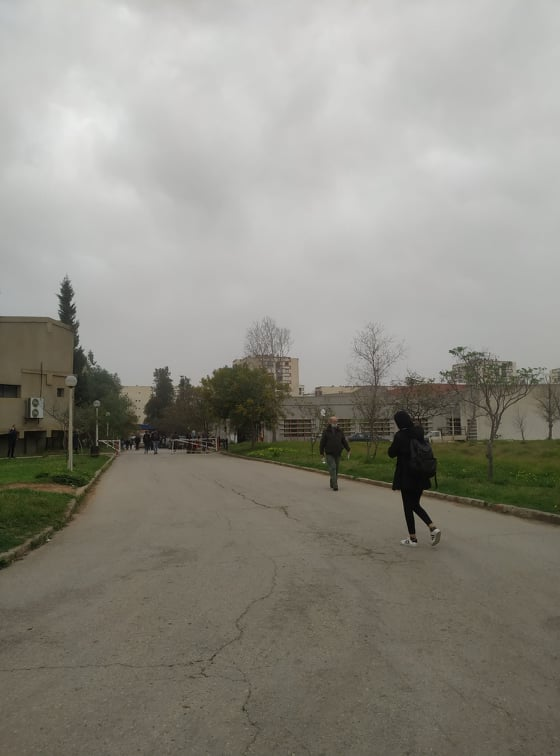
#> input picture tp3/image1.jpg, 560 x 756 px
$ python alba.py
#> lines starting #> are read from the running program, lines starting #| are printed output that depends on the picture
import cv2
import numpy as np

# Load input images
img1 = cv2.imread('image1.jpg')
#> img1 is the input picture: shape (756, 560, 3); mean B, G, R 131.4, 140.3, 142.4
img2 = cv2.imread('image2.jpg')
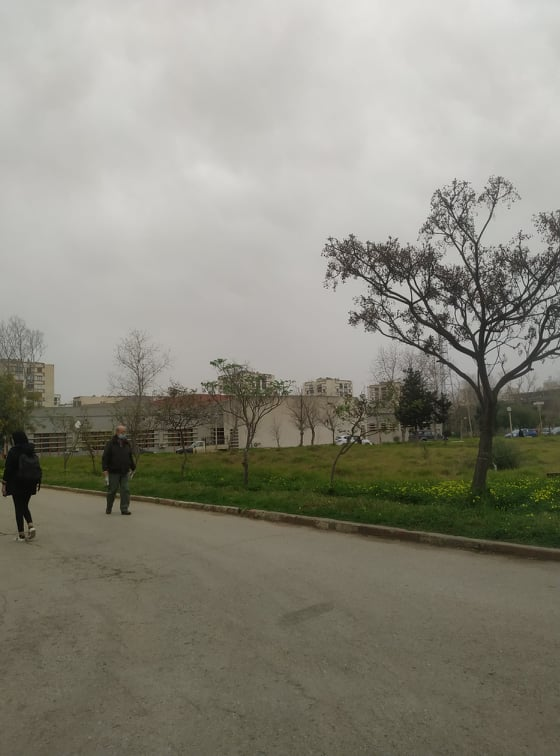
#> input picture tp3/image2.jpg, 560 x 756 px
#> img2 is the input picture: shape (756, 560, 3); mean B, G, R 124.9, 136.9, 138.6
img3 = cv2.imread('image3.jpg')
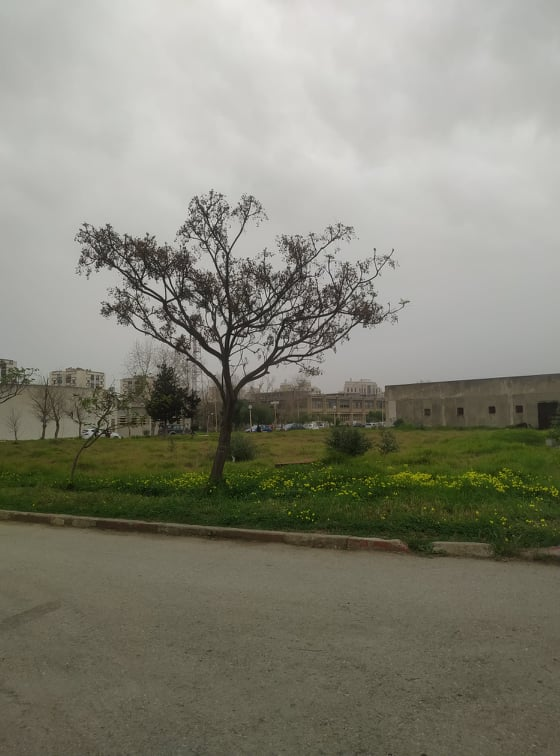
#> input picture tp3/image3.jpg, 560 x 756 px
#> img3 is the input picture: shape (756, 560, 3); mean B, G, R 118.6, 132.1, 132.5

# Convert input images to grayscale
gray1 = cv2.cvtColor(img1, cv2.COLOR_BGR2GRAY)
gray2 = cv2.cvtColor(img2, cv2.COLOR_BGR2GRAY)
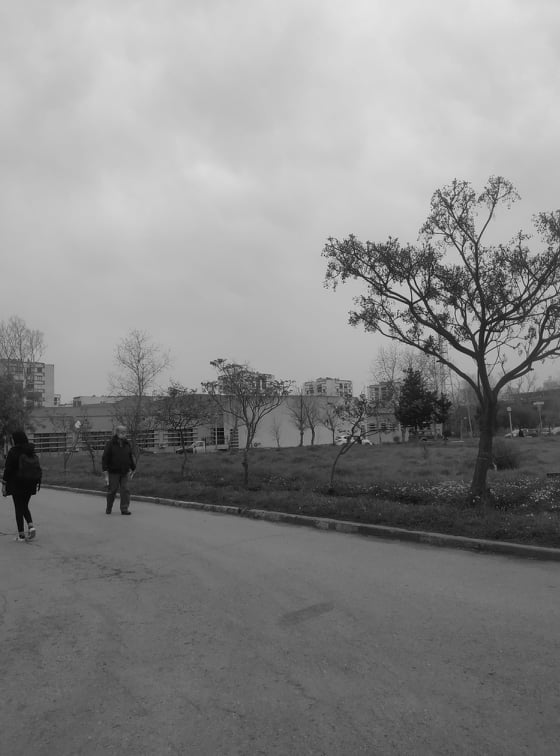
#> gray2: shape (756, 560); min 1, max 228, mean 136.1
gray3 = cv2.cvtColor(img3, cv2.COLOR_BGR2GRAY)
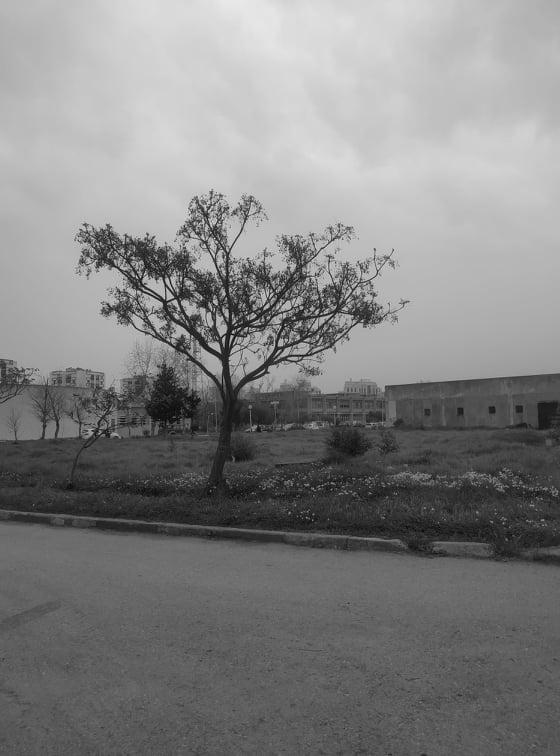
#> gray3: shape (756, 560); min 5, max 232, mean 130.7

# Initialize SIFT detector
sift = cv2.SIFT_create()

# Detect keypoints and compute descriptors for all three images
kp1, des1 = sift.detectAndCompute(gray1, None)
#> kp1 = 619 keypoints; strongest (x, y, size): (66, 293, 10.4), (237, 409, 68.3), (450, 351, 2.1), (67, 311, 11.1)
kp2, des2 = sift.detectAndCompute(gray2, None)
#> kp2 = 1175 keypoints; strongest (x, y, size): (487, 328, 2), (486, 333, 2.1), (477, 337, 3.2), (479, 308, 4)
kp3, des3 = sift.detectAndCompute(gray3, None)
#> kp3 = 1198 keypoints; strongest (x, y, size): (233, 332, 1.8), (232, 337, 2.1), (223, 339, 2.5), (267, 306, 2.6)

# Match keypoints between image 1 and image 2
matcher = cv2.BFMatcher()
matches = matcher.knnMatch(des1, des2, k=2)
#> matches = 619 matches

good_matches = []
for m, n in matches:
    if m.distance < 0.75 * n.distance:
        good_matches.append(m)
#> after the loop, good_matches = 87 matches

# Calculate homography between image 1 and image 2
if len(good_matches) > 10:
    src_pts = np.float32([kp1[m.queryIdx].pt for m in good_matches]).reshape(-1, 1, 2)
#> src_pts = 87 rows, first 8: [74.51, 320.4], [86.26, 342.2], [131.9, 353.2], [269.1, 351.2], [269.5, 348.5], [269.5, 348.5], [271.8, 355.9], [277.4, 356.9]
    dst_pts = np.float32([kp2[m.trainIdx].pt for m in good_matches]).reshape(-1, 1, 2)
#> dst_pts = 87 rows, first 8: [10.06, 497], [32.18, 496.5], [81.08, 372.8], [17.1, 355.3], [17.29, 352.2], [17.29, 352.2], [20.8, 361.3], [28.13, 361.8]

    H1to2, mask = cv2.findHomography(src_pts, dst_pts, cv2.RANSAC, 5.0)
#> H1to2 = [[1.56, -0.0717, -369.1], [0.428, 1.35, -148], [0.00106, -0.000129, 1]]; mask = 87 values, max 1 at index 3, min 0 at index 0, mean 0.908

# Match keypoints between image 2 and image 3
matches = matcher.knnMatch(des2, des3, k=2)
#> matches = 1175 matches

good_matches = []
for m, n in matches:
    if m.distance < 0.75 * n.distance:
        good_matches.append(m)
#> after the loop, good_matches = 387 matches

# Calculate homography between image 2 and image 3
if len(good_matches) > 10:
    src_pts = np.float32([kp2[m.queryIdx].pt for m in good_matches]).reshape(-1, 1, 2)
#> src_pts = 387 rows, first 8: [32.18, 496.5], [34.3, 493.1], [105.5, 506.7], [134.1, 458.9], [157.3, 501.9], [170.9, 500.3], [201.6, 508], [268.4, 405.3]
    dst_pts = np.float32([kp3[m.trainIdx].pt for m in good_matches]).reshape(-1, 1, 2)
#> dst_pts = 387 rows, first 8: [119.8, 230.8], [149.2, 240.1], [257.5, 366.5], [221.4, 400.9], [344.6, 546.2], [305.3, 535.4], [281.4, 539.7], [5.81, 393.5]

    H2to3, mask = cv2.findHomography(src_pts, dst_pts, cv2.RANSAC, 5.0)
#> H2to3 = [[1.63, -0.0705, -403.6], [0.534, 1.45, -209], [0.0012, 6.35e-07, 1]]; mask = 387 values, max 1 at index 7, min 0 at index 0, mean 0.969

# Combine homographies to create transformation matrix for stitching all three images
H1to3 = np.dot(H2to3, H1to2)
#> H1to3 = [[2.09, -0.16, -996.6], [1.23, 1.94, -620.4], [0.00292, -0.000214, 0.558]]

# Warp image 1 and image 2 onto a common plane using homography matrix
img2_warped = cv2.warpPerspective(img2, H1to2, (img1.shape[1] + img2.shape[1], img1.shape[0]))
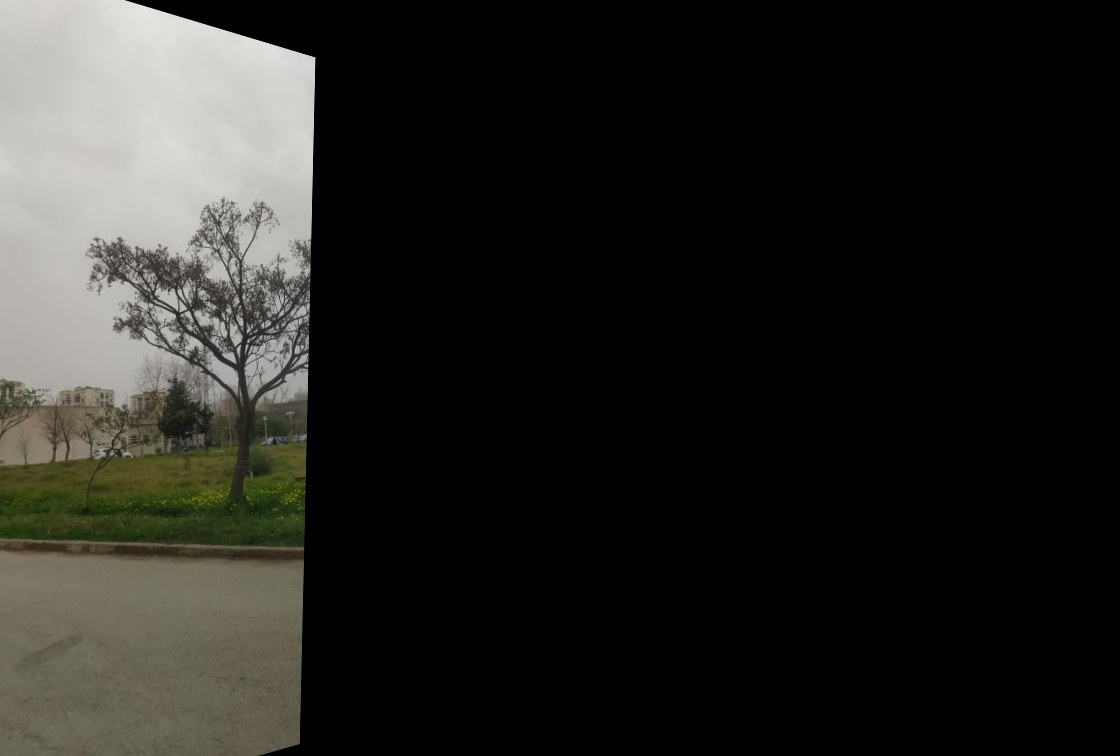
#> img2_warped: shape (756, 1120, 3); mean B, G, R 32.9, 36.3, 36.6
img3_warped = cv2.warpPerspective(img3, H1to3, (img1.shape[1] + img2.shape[1], img1.shape[0]))
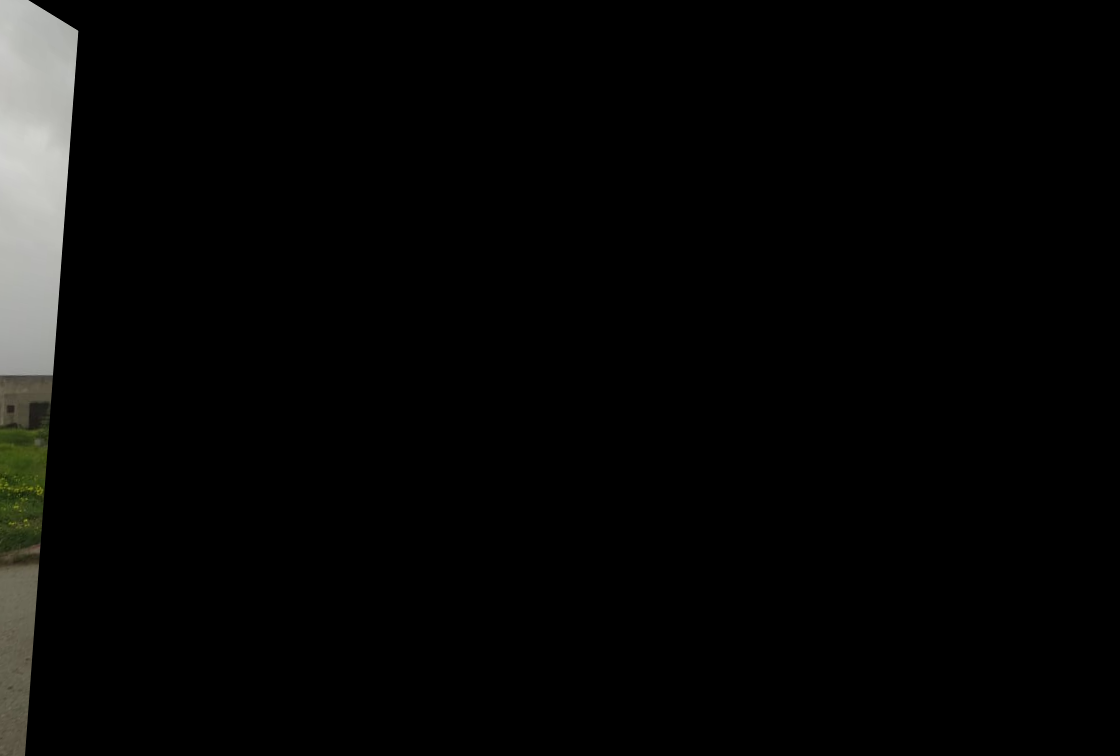
#> img3_warped: shape (756, 1120, 3); mean B, G, R 6.1, 6.7, 6.6

# Combine warped images into a single panorama
panorama = np.zeros((img1.shape[0], img1.shape[1] + img2.shape[1] + img3.shape[1], 3), dtype=np.uint8)
panorama[0:img1.shape[0], 0:img1.shape[1], :] = img1
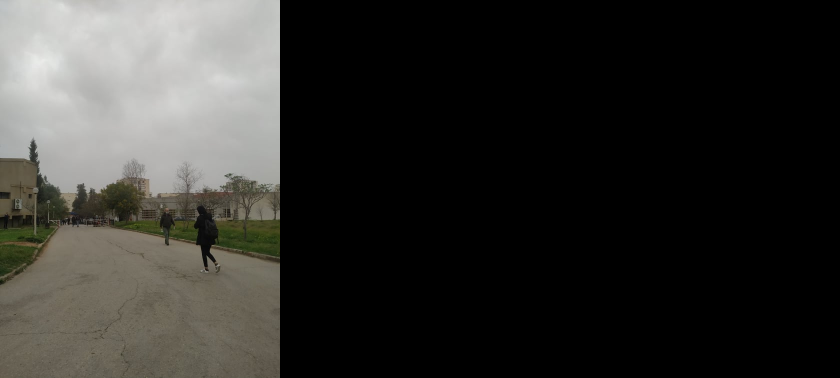
#> panorama: shape (756, 1680, 3) (shown at 1/2 size); mean B, G, R 43.8, 46.8, 47.5
panorama[0:img2.shape[0], img1.shape[1]:img1.shape[1]]
